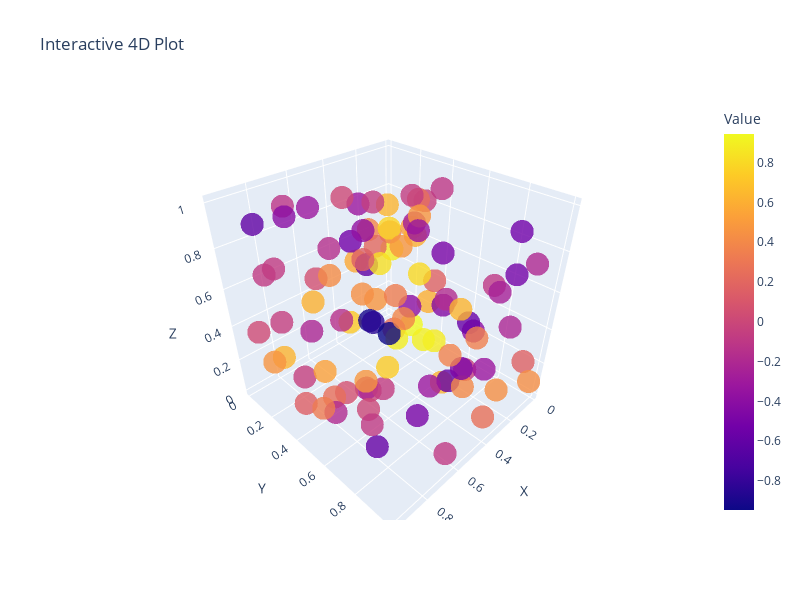

Notebook code cell kept with this figure:
### Markdown cell above
### Visualizing Data in 4D
In this visualization, I extend beyond the traditional 3D plot by introducing a fourth dimension through color intensity:
* X, Y, Z Axes: Represent the first three spatial dimensions, plotted as a 3D scatter plot.
* Color Gradient (4th Dimension): The fourth dimension is encoded using a color scale (Plasma), where each point’s color corresponds to the value of a mathematical function (in this case, cos(x + y + z)).

### Code cell
x4, y4, z4 = np.random.rand(3, 100)
values4 = np.cos(x4 + y4 + z4)  # 4th-dimension values

fig4 = go.Figure(data=[go.Scatter3d(
    x=x4, y=y4, z=z4,
    mode='markers',
    marker=dict(
        size=8,
        color=values4,
        colorscale='Plasma',
        opacity=0.8,
        colorbar=dict(title='Value')
    )
)])

fig4.update_layout(
    scene=dict(xaxis_title='X', yaxis_title='Y', zaxis_title='Z'),
    title='Interactive 4D Plot',
    width=800,
    height=600
)
fig4.show()
